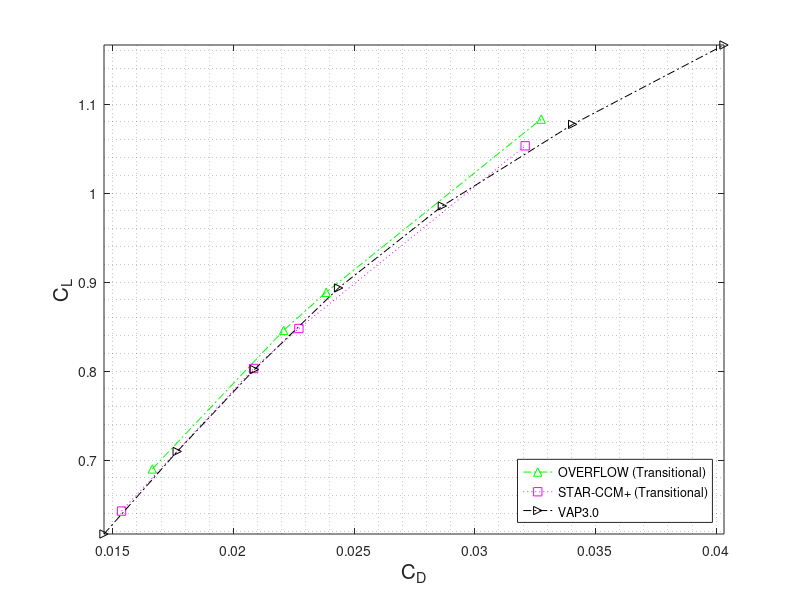
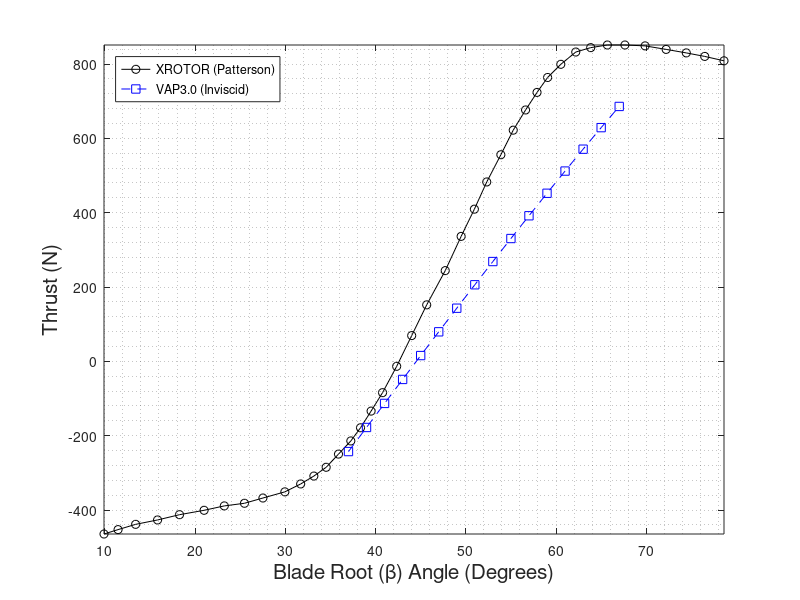

MATLAB code to generate these figures, in order:
clc
clear

%%
load('Results/DESIGN_TRANSITION');
load('Results/OVERFLOW_TRANSITION');
load('Results/STARCCM_TRANSITION');
load('Results/OVERFLOW_TURBULENT');
load('Results/FUN3D_TURBULENT');

load('Results/VAP_STEADY_VISCOUS_FIXED.mat','vecCLv','vecCD', 'valDELTIME','vecROTORRPM')
% vecCLCONV = fcnTIMEAVERAGE(vecCL, vecROTORRPM, valDELTIME);
% vecCDICONV = fcnTIMEAVERAGE(vecCDI, vecROTORRPM, valDELTIME);

hFig37 = figure(37);
clf(37);

% plot(DESIGN_TRANSITION(:,1), DESIGN_TRANSITION(:,2),'-ok')
hold on
plot(OVERFLOW_TRANSITION(:,1), OVERFLOW_TRANSITION(:,2),'-.^g')
plot(STARCCM_TRANSITION(:,1), STARCCM_TRANSITION(:,2),':sm')
% plot(OVERFLOW_TURBULENT(:,1), OVERFLOW_TURBULENT(:,2),'--xb')
% plot(FUN3D_TURBULENT(:,1) ,FUN3D_TURBULENT(:,2),'--*r')
plot(vecCD, vecCLv(:), '-.>k')
hold off

% legend('Optimization Objective Function','OVERFLOW (Transitional)','STAR-CCM+ (Transitional)','OVERFLOW (Turbulent)','FUN3D (Turbulent)','VAP3.0','Location','SouthEast')
legend('OVERFLOW (Transitional)','STAR-CCM+ (Transitional)','VAP3.0','Location','SouthEast')

grid minor
box on
axis tight

xlabel('C_D','FontSize',15);
ylabel('C_L','FontSize',15);

%% Propeller Prediction
clear

load('Results/NASA_X57_CRUISE_PROP_BvT.mat')
load('Results/VAP_NASA_X57_CRUISE_PROP.mat','vecCT','vecROTORRPM','vecROTDIAM','vecCOLLECTIVE')

thrust = vecCT(end,:,:).*(((vecROTORRPM/60).^2).*((vecROTDIAM).^4));
thrust = thrust(:);

hFig38 = figure(38);
clf(38);

plot(NASA_X57_CRUISE_PROP_BvT(:,1),NASA_X57_CRUISE_PROP_BvT(:,2),'-ok');
hold on
plot(vecCOLLECTIVE + 67, thrust, '--sb') % 67 is our root twist
hold off

legend('XROTOR (Patterson)','VAP3.0 (Inviscid)','Location','NorthWest')

grid minor
box on
axis tight

xlabel('Blade Root (\beta) Angle (Degrees)','FontSize',15);
ylabel('Thrust (N)','FontSize',15);